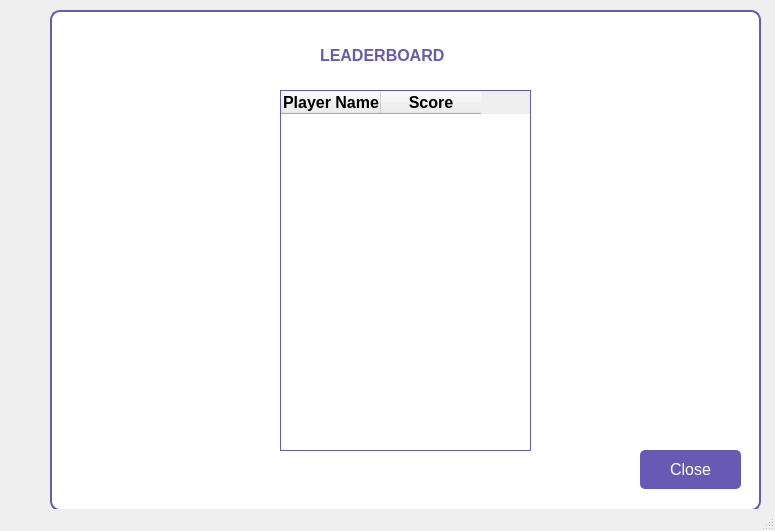
<?xml version="1.0" encoding="UTF-8"?>
<ui version="4.0">
 <class>profile_board</class>
 <widget class="QMainWindow" name="profile_board">
  <property name="geometry">
   <rect>
    <x>0</x>
    <y>0</y>
    <width>775</width>
    <height>531</height>
   </rect>
  </property>
  <property name="windowTitle">
   <string>MainWindow</string>
  </property>
  <widget class="QWidget" name="centralwidget">
   <widget class="QGroupBox" name="groupBox">
    <property name="geometry">
     <rect>
      <x>50</x>
      <y>10</y>
      <width>711</width>
      <height>501</height>
     </rect>
    </property>
    <property name="styleSheet">
     <string notr="true">QLabel {
    color: rgb(104, 90, 180); /* Main purple */
    font-size: 12pt;
    font-weight: bold;
}
QGroupBox {
    background-color: rgb(255, 255, 255); /* White background */
    border: 2px solid rgb(104, 90, 180); /* Purple border */
    border-radius: 10px;
    padding: 10px;
}

/* Style the leaderboard table */
QTableWidget {
    background-color: rgb(255, 255, 255); /* White background */
    border: 1px solid rgb(104, 90, 180); /* Purple border */
    gridline-color: rgb(104, 90, 180); /* Grid lines */
    font-size: 12pt;
    color: rgb(50, 30, 100); /* Dark purple text */
}

/* Style the table headers */
QTableWidget::horizontalHeader {
    background-color: rgb(104, 90, 180); /* Purple header */
    color: white;
    font-weight: bold;
    font-size: 14pt;
}

/* Style the close button */
QPushButton#closeButton {
    background-color: rgb(104, 90, 180); /* Purple background */
    color: white;
    font-size: 12pt;
    padding: 6px 12px;
    border-radius: 5px;
}

/* Button hover effect */
QPushButton#closeButton:hover {
    background-color: rgb(120, 110, 200);
}

/* Button pressed effect */
QPushButton#closeButton:pressed {
    background-color: rgb(80, 60, 160);
}

/* Style the rank label */
QLabel#rankLabel {
    font-size: 14pt;
    color: rgb(50, 30, 100); /* Dark purple text */
}

/* Style the menu bar */
QMenuBar {
    background-color: rgb(104, 90, 180); /* Purple menu bar */
    color: white;
}

/* Style the status bar */
QStatusBar {
    background-color: rgb(240, 240, 250); /* Light purple */
    color: rgb(50, 30, 100); /* Dark purple text */
}
</string>
    </property>
    <property name="title">
     <string/>
    </property>
    <widget class="QTableWidget" name="leaderboardTable">
     <property name="enabled">
      <bool>true</bool>
     </property>
     <property name="geometry">
      <rect>
       <x>230</x>
       <y>80</y>
       <width>251</width>
       <height>361</height>
      </rect>
     </property>
     <column>
      <property name="text">
       <string>Player Name</string>
      </property>
      <property name="font">
       <font>
        <pointsize>12</pointsize>
        <bold>true</bold>
       </font>
      </property>
     </column>
     <column>
      <property name="text">
       <string>Score</string>
      </property>
      <property name="font">
       <font>
        <pointsize>12</pointsize>
        <bold>true</bold>
       </font>
      </property>
     </column>
    </widget>
    <widget class="QPushButton" name="closeButton">
     <property name="geometry">
      <rect>
       <x>590</x>
       <y>440</y>
       <width>101</width>
       <height>39</height>
      </rect>
     </property>
     <property name="text">
      <string>Close</string>
     </property>
    </widget>
    <widget class="QLabel" name="label">
     <property name="geometry">
      <rect>
       <x>270</x>
       <y>30</y>
       <width>171</width>
       <height>31</height>
      </rect>
     </property>
     <property name="font">
      <font>
       <pointsize>12</pointsize>
       <bold>true</bold>
      </font>
     </property>
     <property name="text">
      <string>LEADERBOARD</string>
     </property>
    </widget>
   </widget>
  </widget>
  <widget class="QMenuBar" name="menubar">
   <property name="geometry">
    <rect>
     <x>0</x>
     <y>0</y>
     <width>775</width>
     <height>22</height>
    </rect>
   </property>
  </widget>
  <widget class="QStatusBar" name="statusbar"/>
 </widget>
 <resources/>
 <connections/>
</ui>
